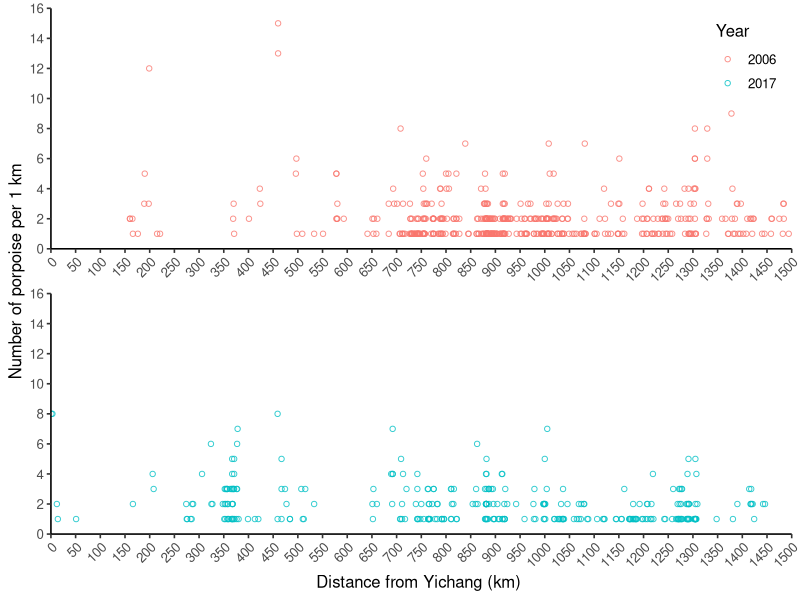
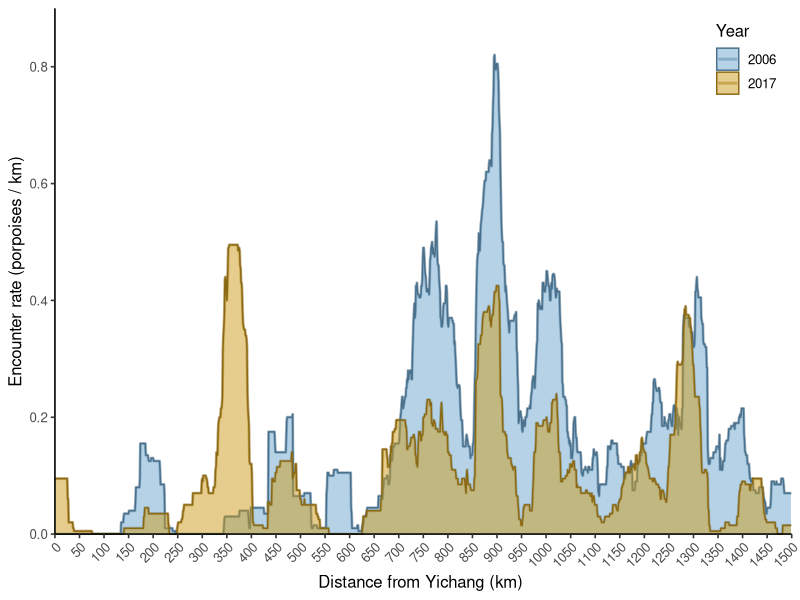

Generate these figures, in order, with R:
## ---- chunk 1
library(tidyverse)
library(zoo)
## ---- chunk 2
yfp <- read.csv("yfp_sightings_06_17.csv")
yfp <- yfp %>% mutate(., f_year=as.factor(year))
head(yfp, 5)
## ---- chunk 3
yfp_locations <- ggplot(yfp, aes(x=DistMark, y=size, colour = f_year)) +
    geom_point(shape=21, size=1.5, stroke=0.5, alpha=0.8) +
    scale_x_continuous(expand = c(0, 0), limits = c(0, 1500), breaks=seq(0, 1500, 50)) +
    scale_y_continuous(expand = c(0, 0), limits = c(0, 16), breaks=seq(0, 16, 2)) +
    facet_wrap(~f_year, nrow = 2, scales = "free_x") + 
    guides(fill=guide_legend(title="Year"), color=guide_legend(title="Year")) +
    labs (x = "Distance from Yichang (km) ",
          y = "Number of porpoise per 1 km") +
    theme_classic(base_size = 12) +
    theme(axis.text.x = element_text(angle = 45, hjust = 1),
          legend.position = c(.99, .99),
          legend.justification = c("right", "top"),
          legend.box.just = "right",
          strip.text = element_blank(),
          strip.background = element_blank())
yfp_locations
## ---- chunk 4
list_data <- list()
year_list <- c(2006, 2017)

for (i in 1:2){
    data <- yfp %>% 
        dplyr::filter(year==year_list[i]) %>%
        dplyr::group_by(DistMark) %>%
        dplyr::summarise(sum_size = sum(size)/4) %>% # the sighting records were 
            # summarized from two survey boats and return trips, thus the number 
            # need to be divided by four
        dplyr::ungroup() %>%
        dplyr::mutate(year=year_list[i])
    list_data[[i]] <- data
}

yfp_sum_1km <- bind_rows(list_data[[1]], list_data[[2]]) %>% rename(size = sum_size)

head(yfp_sum_1km, 5)
## ---- chunk 5
df_mov_aver <- data.frame(
    DistMark = rep(c(0: 1585), 2),
    year = rep(c(2006, 2017), each= 1586),
    f_year = rep(c("2006", "2017"), each = 1586)) %>%
    dplyr::mutate(f_year = as.factor(f_year))
## ---- chunk 6
df_mov_aver <- df_mov_aver %>% 
    left_join(., yfp_sum_1km, by = c("DistMark", "year")) %>%
    mutate_at(vars(size), ~replace(., is.na(.), 0)) 
      # the 1-km-long segments with no porpoise sightings will yield NAs
      # replace NAs after the join
## ---- chunk 7
list_mov_aver <- list()

for (i in 1:2){
   data_mov_aver <- df_mov_aver %>%
     filter(year==year_list[i]) %>%
     mutate(mov_aver = rollapply(size, 50, mean, align=c("center"), fill=NA)) %>%
     filter(DistMark < 1500) %>% # we focus on the 1500 km long river section within [0, 1500)
     mutate(reserve = case_when(DistMark %in% c(209:296, 401: 532, 872:1044, 1088:1147, 1261:1308, 1381:1409) ~ "Y",
                                TRUE ~ "N")) %>%
        # the segments that are identified as reserves
     mutate(reserve_name = case_when(DistMark %in% c(209:296) ~ "shishou",
                                      DistMark %in% c(401: 532) ~ "honghu",
                                      DistMark %in% c(872:1044) ~ "anqing",
                                      DistMark %in% c(1088:1147) ~ "tongling",
                                      DistMark %in% c(1261:1308) ~ "nanjing",
                                      DistMark %in% c(1381:1409) ~ "zhenjiang",
                                      TRUE ~ "non-PAs")) %>%
        # reserve names
     mutate(reserve_without_nj = case_when(DistMark %in% c(209:296, 401: 532, 872:1044, 1088:1147, 1381:1409) ~ "Y",
                                    TRUE ~ "N")) 
        # the segments that are identified as reserves before 2006, Nanjing (1261:1308) was excluded
        # as it was established in 2014
     list_mov_aver[[i]] <- data_mov_aver
}
## ---- chunk 8
# We calculate these values manually, and hard code it into above data frame

# In the year 2006, there was no porpoise sighted within [0, 160], therefore, NAs 
    # in the interval [0, 23] can be easily replaced by 0s.
list_mov_aver[[1]] <- list_mov_aver[[1]] %>%
      mutate_at(vars(mov_aver), ~replace(., is.na(.), 0))

# In 2017, for the interval [0, 49], the following segments hold porpoises:
    # DistMark = 1, i.e., interval [1, 2), porpoise size = 2, 
    # DistMark = 3, i.e., interval [3, 4), porpoise size = 2, 
    # DistMark = 12, i.e., interval [12, 13), porpoise size = 0.5, 
    # DistMark = 14, i.e., interval [14, 15), porpoise size = 0.25.
# Thus, the simple average of the interval [0, 23] all equal to (2 + 2 + 0.5 + 0.25)/50 = 0.095
list_mov_aver[[2]] <- list_mov_aver[[2]] %>%
      mutate_at(vars(mov_aver), ~replace(., is.na(.), 0.095)) 
## ---- chunk 9
data_mov_aver <- bind_rows(list_mov_aver[[1]], list_mov_aver[[2]])

# write.csv(data_mov_aver, file = "yfp_moving_average_06_17.csv", row.names = FALSE)
## ---- chunk 10
ggplot(data_mov_aver, aes(x=DistMark, y=mov_aver, colour = f_year)) +
    geom_line(linewidth = 1, alpha = 0.5) +
    geom_area(aes(fill = f_year, group = f_year),
              alpha = 0.5, position = 'identity') + # you want them overlapping, 
      #so we need to specify position = 'identity'.
    scale_fill_manual(values = c("skyblue3", "goldenrod3")) +
    scale_color_manual(values = c("skyblue4", "goldenrod4" )) +
    scale_x_continuous(expand = c(0, 0), limits = c(0, 1500), breaks=seq(0, 1500, 50)) +
    scale_y_continuous(expand = c(0, 0), limits = c(0, 0.9), breaks=seq(0, 0.8, 0.2)) +
    labs (x = "Distance from Yichang (km) ",
          y = "Encounter rate (porpoises / km)") +
    guides(fill=guide_legend(title="Year"), color=guide_legend(title="Year")) +
    theme_classic(base_size = 12) +
    theme(axis.text.x = element_text(angle = 45, hjust = 1),
          legend.position = c(.99, .99),
          legend.justification = c("right", "top"),
          legend.box.just = "right")
